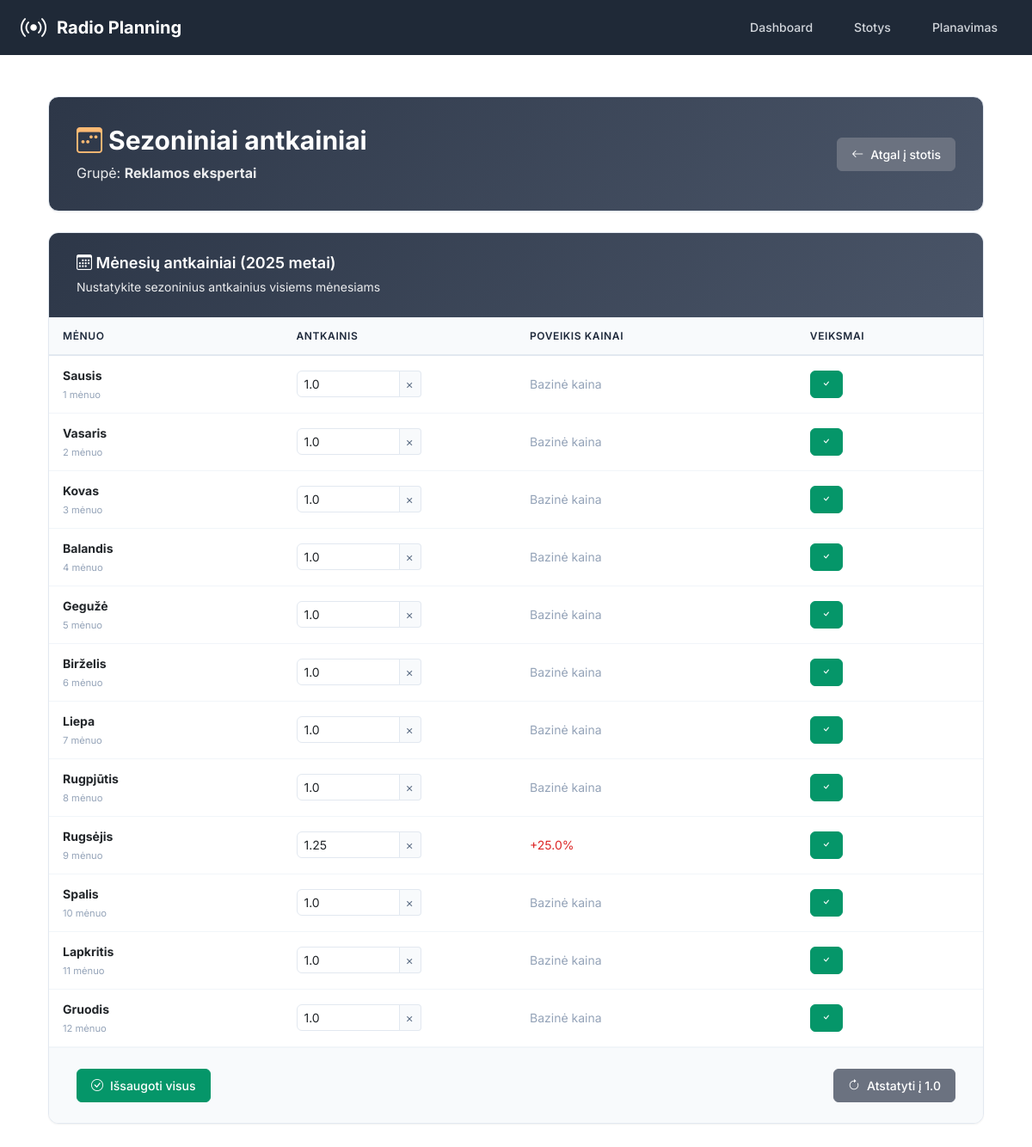
The app's page /groups/2/seasonal-adjustments, older data.
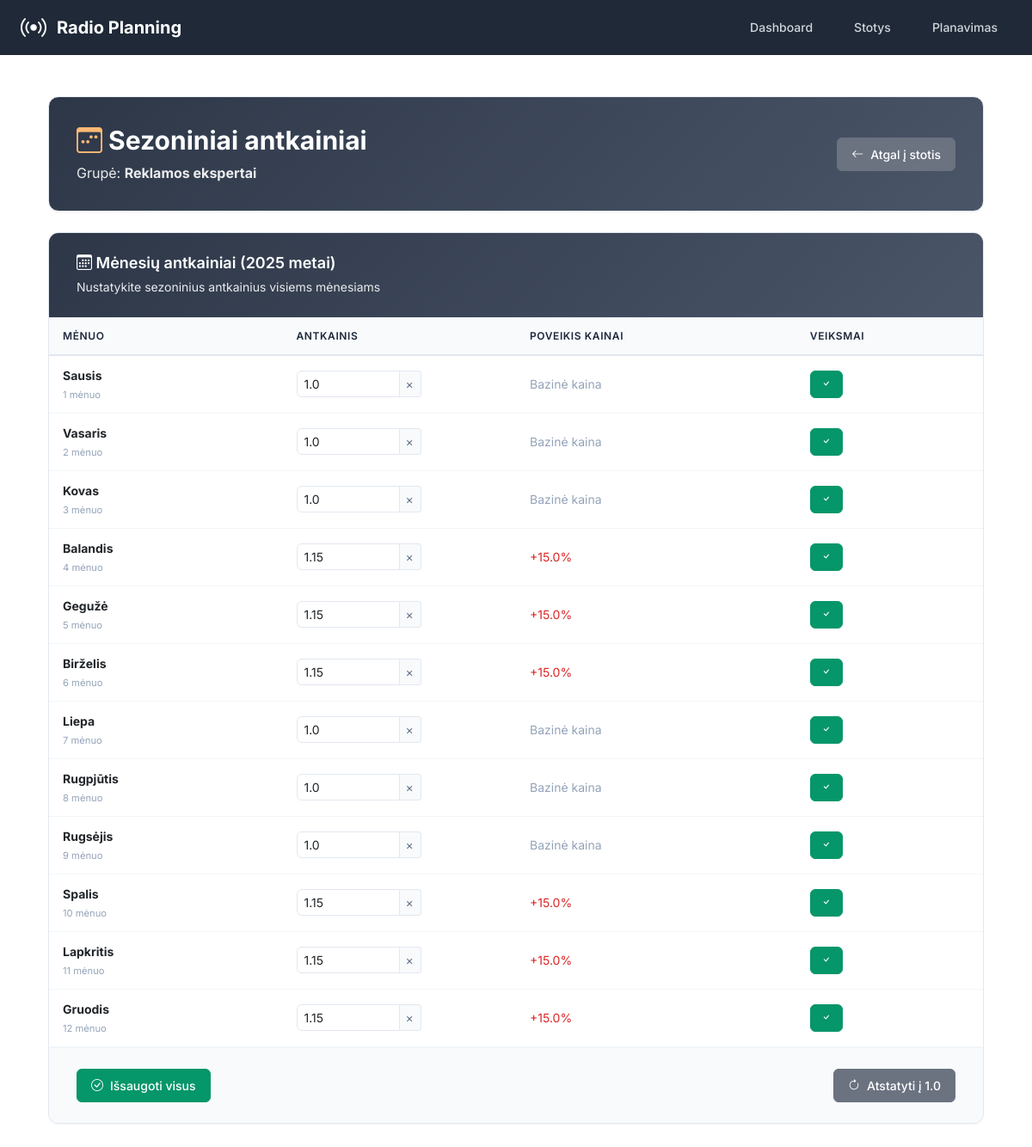
The same page, newer data.
### app/models.py (models this page shows, shortened)
class RadioGroup(db.Model):
    __tablename__ = 'radio_groups'
    id = db.Column(db.Integer, primary_key=True)
    name = db.Column(db.String(100), nullable=False, unique=True)
    created_at = db.Column(db.DateTime, default=datetime.utcnow)
    stations = db.relationship('RadioStation', backref='group', lazy='dynamic', cascade='all, delete-orphan')

class SeasonalIndex(db.Model):
    __tablename__ = 'seasonal_indices'
    id = db.Column(db.Integer, primary_key=True)
    name = db.Column(db.String(50), nullable=False)
    month = db.Column(db.Integer, nullable=False)  # 1-12
    index_value = db.Column(db.Float, nullable=False, default=1.0)
    group_id = db.Column(db.Integer, db.ForeignKey('radio_groups.id'), nullable=True)  # None for global indices
    is_active = db.Column(db.Boolean, default=True)
    created_at = db.Column(db.DateTime, default=datetime.utcnow)
    group = db.relationship('RadioGroup', backref='seasonal_indices')

### app/routes.py (the view, shortened to what this page needs)
@main_bp.route('/groups/<int:group_id>/seasonal-adjustments')
def group_seasonal_adjustments(group_id):
    from app.models import RadioGroup, SeasonalIndex
    group = RadioGroup.query.get_or_404(group_id)
    indices = SeasonalIndex.query.filter_by(group_id=group_id, is_active=True).order_by('month').all()
    return render_template('group_seasonal_adjustments.html', group=group, indices=indices)

### app/templates/group_seasonal_adjustments.html (shortened to what this page needs)
{% extends "base.html" %}
{% block content %}
<div class="container-fluid p-0">
    <div class="dashboard-header mb-4">
        <div class="header-content">
            <div class="flex justify-between items-center">
                <div>
                    <h1 class="text-3xl font-bold mb-2" style="color: white;">
                        <i class="bi bi-calendar3-week text-orange-300"></i>
                        Sezoniniai antkainiai
                    </h1>
                    <p class="opacity-90" style="color: white;">Grupė: <strong>{{ group.name }}</strong></p>
                </div>
                <a href="{{ url_for('main.stations') }}" class="btn-professional btn-secondary">
                    <i class="bi bi-arrow-left"></i>
                    <span>Atgal į stotis</span>
                </a>
            </div>
        </div>
    </div>
    <div class="main-content">
            <div class="professional-section">
                <div class="section-header">
                    <div class="section-title">
                        <h3>
                            <i class="bi bi-calendar3"></i>
                            Mėnesių antkainiai (2025 metai)
                        </h3>
                        <span class="section-subtitle">Nustatykite sezoninius antkainius visiems mėnesiams</span>
                    </div>
                </div>
                <div class="table-container">
                    <div class="table-responsive">
                        <table class="professional-table">
                            <thead>
                                <tr>
                                    <th width="25%">Mėnuo</th>
                                    <th width="25%">Antkainis</th>
                                    <th width="30%">Poveikis kainai</th>
                                    <th width="20%">Veiksmai</th>
                                </tr>
                            </thead>
                            <tbody>
                                {% for index in indices %}
                                <tr data-month="{{ index.month }}">
                                    <td>
                                        <strong>{{ index.name }}</strong>
                                        <br>
                                        <small class="text-muted">{{ index.month }} mėnuo</small>
                                    </td>
                                    <td>
                                        <div class="input-group input-group-sm">
                                            <input type="number"
                                                   class="form-control index-value"
                                                   data-id="{{ index.id }}"
                                                   value="{{ index.index_value }}"
                                                   min="0.5" max="2.0" step="0.01"
                                                   style="max-width: 120px;">
                                            <span class="input-group-text">×</span>
                                        </div>
                                    </td>
                                    <td>
                                        <span class="price-impact" data-value="{{ index.index_value }}">
                                            {% if index.index_value > 1.0 %}
                                                <span class="text-danger">
                                                    +{{ ((index.index_value - 1) * 100)|round(1) }}%
                                                </span>
                                            {% elif index.index_value < 1.0 %}
                                                <span class="text-success">
                                                    {{ ((index.index_value - 1) * 100)|round(1) }}%
                                                </span>
                                            {% else %}
                                                <span class="text-muted">Bazinė kaina</span>
                                            {% endif %}
                                        </span>
                                    </td>
                                    <td>
                                        <button class="btn-professional btn-success btn-sm save-single"
                                                data-id="{{ index.id }}"
                                                title="Išsaugoti">
                                            <i class="bi bi-check"></i>
                                        </button>
                                    </td>
                                </tr>
                                {% endfor %}
                            </tbody>
                        </table>
                    </div>
                    <div class="actions-bar">
                        <button class="btn-professional btn-success" id="saveAllBtn">
                            <i class="bi bi-check-circle"></i>
                            <span>Išsaugoti visus</span>
                        </button>
                        <button class="btn-professional btn-secondary" id="resetToDefaultBtn">
                            <i class="bi bi-arrow-clockwise"></i>
                            <span>Atstatyti į 1.0</span>
                        </button>
                    </div>
                </div>
            </div>
    </div>
</div>
{% endblock %}

### app/templates/base.html (shortened to what this page needs)
<!DOCTYPE html>
<html lang="lt" class="h-full bg-gray-50">
<head>
    <script src="https://cdn.tailwindcss.com"></script>
    <link rel="stylesheet" href="https://cdn.jsdelivr.net/npm/bootstrap-icons@1.11.0/font/bootstrap-icons.css">
    <link href="https://cdn.jsdelivr.net/npm/bootstrap@5.3.0/dist/css/bootstrap.min.css" rel="stylesheet">
</head>
<body class="h-full">
    <div class="min-h-full">
        <header class="bg-gray-800">
            <div class="max-w-7xl mx-auto px-4 sm:px-6 lg:px-8">
                <div class="flex justify-between h-16">
                    <div class="flex items-center">
                        <div class="flex-shrink-0">
                            <div class="flex items-center">
                                <i class="bi bi-broadcast text-white text-3xl mr-3"></i>
                                <h1 class="text-xl font-bold text-white">Radio Planning</h1>
                            </div>
                        </div>
                    </div>
                    <nav class="hidden md:flex items-center space-x-4">
                        <a href="{{ url_for('main.index') }}"
                           class="{% if request.endpoint == 'main.index' %}bg-gray-900 text-white{% else %}text-gray-300 hover:bg-gray-700 hover:text-white{% endif %} px-3 py-2 rounded-md text-sm font-medium transition-colors">
                            Dashboard
                        </a>
                        <a href="{{ url_for('main.stations') }}"
                           class="{% if request.endpoint == 'main.stations' %}bg-gray-900 text-white{% else %}text-gray-300 hover:bg-gray-700 hover:text-white{% endif %} px-3 py-2 rounded-md text-sm font-medium transition-colors">
                            Stotys
                        </a>
                        <a href="{{ url_for('main.planning') }}"
                           class="{% if request.endpoint == 'main.planning' %}bg-gray-900 text-white{% else %}text-gray-300 hover:bg-gray-700 hover:text-white{% endif %} px-3 py-2 rounded-md text-sm font-medium transition-colors">
                            Planavimas
                        </a>
                    </nav>
                </div>
            </div>
        </header>
        <main class="max-w-7xl mx-auto py-6 sm:px-6 lg:px-8">
            <div class="px-4 py-6 sm:px-0">
                {% block content %}{% endblock %}
            </div>
        </main>
    </div>
</body>
</html>

### app/templates/base.html (style rules this page uses)
body { font-family: 'Inter', sans-serif; }

### app/templates/group_seasonal_adjustments.html (style rules this page uses)
:root { --primary-color: #2563eb; --success-color: #059669; --info-color: #0891b2; --warning-color: #d97706; --danger-color: #dc2626; --secondary-color: #6b7280; --background-light: #f8fafc; --background-white: #ffffff; --text-primary: #1e293b; --text-secondary: #64748b; --text-muted: #94a3b8; --border-color: #e2e8f0; --border-light: #f1f5f9; --shadow-sm: 0 1px 2px 0 rgb(0 0 0 / 0.05); --shadow-md: 0 4px 6px -1px rgb(0 0 0 / 0.1), 0 2px 4px -2px rgb(0 0 0 / 0.1); --shadow-lg: 0 10px 15px -3px rgb(0 0 0 / 0.1), 0 4px 6px -4px rgb(0 0 0 / 0.1); --radius-sm: 6px; --radius-md: 8px; --radius-lg: 12px; }
.dashboard-header { background: linear-gradient(135deg, #2d3748, #4a5568); color: white; border: 1px solid var(--border-color); border-radius: var(--radius-lg); box-shadow: var(--shadow-sm); padding: 2rem; margin-bottom: 2rem; }
.btn-professional { display: inline-flex; align-items: center; gap: 0.5rem; padding: 0.5rem 1rem; border-radius: var(--radius-sm); font-size: 0.875rem; font-weight: 500; text-decoration: none; border: 1px solid transparent; transition: all 0.2s ease; cursor: pointer; }
.btn-professional.btn-sm { padding: 0.375rem 0.75rem; font-size: 0.75rem; }
.btn-professional.btn-success { background: var(--success-color); color: white; border-color: var(--success-color); }
.btn-professional.btn-secondary { background: var(--secondary-color); color: white; border-color: var(--secondary-color); }
.professional-section { background: var(--background-white); border: 1px solid var(--border-color); border-radius: var(--radius-lg); box-shadow: var(--shadow-sm); overflow: hidden; }
.section-header { padding: 1.5rem 2rem; border-bottom: 1px solid var(--border-light); background: linear-gradient(135deg, #2d3748, #4a5568); color: white; }
.section-title h3 { font-size: 1.125rem; font-weight: 600; color: white; margin: 0 0 0.25rem 0; }
.section-subtitle { color: rgba(255, 255, 255, 0.9); font-size: 0.875rem; }
.table-container { overflow: hidden; }
.professional-table { width: 100%; border-collapse: collapse; font-size: 0.875rem; background: var(--background-white); }
.professional-table th { background: var(--background-light); color: var(--text-primary); font-weight: 600; padding: 0.75rem 1rem; text-align: left; border-bottom: 2px solid var(--border-color); font-size: 0.75rem; text-transform: uppercase; letter-spacing: 0.05em; }
.professional-table td { padding: 0.75rem 1rem; border-bottom: 1px solid var(--border-light); vertical-align: middle; font-size: 0.875rem; background: var(--background-white); }
.actions-bar { display: flex; justify-content: space-between; align-items: center; padding: 1.5rem 2rem; background: var(--background-light); border-top: 1px solid var(--border-light); }
.form-control, .form-select { border: 1px solid var(--border-color); border-radius: var(--radius-sm); padding: 0.375rem 0.75rem; font-size: 0.875rem; transition: all 0.2s ease; }
.input-group .form-control { border-radius: var(--radius-sm) 0 0 var(--radius-sm); }
.input-group-text { background: var(--background-light); border: 1px solid var(--border-color); border-left: none; border-radius: 0 var(--radius-sm) var(--radius-sm) 0; padding: 0.375rem 0.75rem; font-size: 0.875rem; color: var(--text-secondary); }
.text-danger { color: var(--danger-color) !important; }
.text-muted { color: var(--text-muted) !important; }
.mb-4 { margin-bottom: 1.5rem; }

Row changes from the older to the newer data that the page shows:
changed SeasonalIndex "Balandis": index_value "1.0" → "1.15"; ((index.index_value-1)*100)|round(1) (not shown) → "15.0"; index_value "Bazinė kaina" → "+ %"
changed SeasonalIndex "Gegužė": index_value "1.0" → "1.15"; ((index.index_value-1)*100)|round(1) (not shown) → "15.0"; index_value "Bazinė kaina" → "+ %"
changed SeasonalIndex "Birželis": index_value "1.0" → "1.15"; ((index.index_value-1)*100)|round(1) (not shown) → "15.0"; index_value "Bazinė kaina" → "+ %"
changed SeasonalIndex "Rugsėjis": index_value "1.25" → "1.0"; ((index.index_value-1)*100)|round(1) "25.0" → (not shown); index_value "+ %" → "Bazinė kaina"
changed SeasonalIndex "Spalis": index_value "1.0" → "1.15"; ((index.index_value-1)*100)|round(1) (not shown) → "15.0"; index_value "Bazinė kaina" → "+ %"
changed SeasonalIndex "Lapkritis": index_value "1.0" → "1.15"; ((index.index_value-1)*100)|round(1) (not shown) → "15.0"; index_value "Bazinė kaina" → "+ %"
changed SeasonalIndex "Gruodis": index_value "1.0" → "1.15"; ((index.index_value-1)*100)|round(1) (not shown) → "15.0"; index_value "Bazinė kaina" → "+ %"
